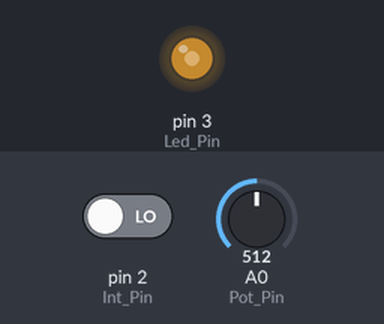
Simulated run of this sketch. Board: Arduino Uno, built with avr-gcc and run on an emulated ATmega328P. On the bench: output pins drawn as LEDs (lit = HIGH). Inputs (shaded band) come from the test bench; at power-on: pin 2 (Int_Pin) LOW, A0 (Pot_Pin) = 512.

Above: at 6.2 s.
6.3 s: pin 2 (Int_Pin) driven HIGH
At 8.01 s:
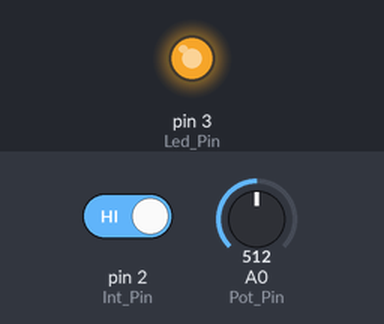
9.3 s: pin 2 (Int_Pin) driven LOW
10.9 s: A0 (Pot_Pin) set to 716
At 12.1 s:
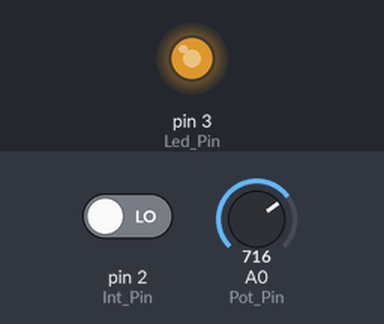
12.4 s: A0 (Pot_Pin) set to 511
At 13.4 s:
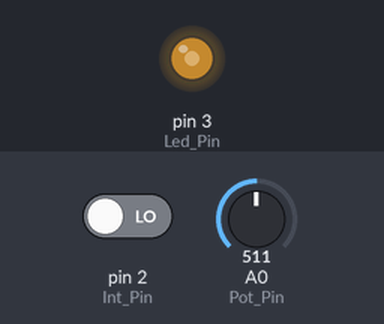
Timing chart, 0 to 14.9 s (numbered marks = the images above; inputs shaded):
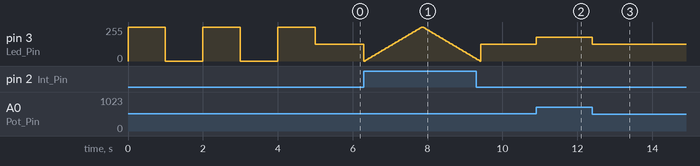

The sketch:

3_03_arduino1.ino
```cpp
// Codigo Ejemplo
int Led_Pin = 3;
int Pot_Pin = A0;
int Int_Pin = 2;
int sensorValue = 0;
int outputValue = 0;
int inputValue = 0;
void setup()
{
pinMode(Led_Pin, OUTPUT);
pinMode(Int_Pin, INPUT);
Test_Led();
}
void loop()
{
inputValue = digitalRead(Int_Pin);
if (inputValue == HIGH)
{
for (int fadeValue = 0 ; fadeValue <= 255; fadeValue += 5) {
analogWrite(Led_Pin, fadeValue);
delay(30);
}
for (int fadeValue = 255 ; fadeValue >= 0; fadeValue -= 5) {
analogWrite(Led_Pin, fadeValue);
delay(30);
}
}
else
{
sensorValue = analogRead(Pot_Pin);
outputValue = map(sensorValue, 0, 1023, 0, 255);
analogWrite(Led_Pin, outputValue);
}
}
void Test_Led()
{
digitalWrite(Led_Pin, HIGH);
delay(1000);
digitalWrite(Led_Pin, LOW);
delay(1000);
digitalWrite(Led_Pin, HIGH);
delay(1000);
digitalWrite(Led_Pin, LOW);
delay(1000);
digitalWrite(Led_Pin, HIGH);
delay(1000);
digitalWrite(Led_Pin, LOW);
}
```

Measured:
- after the input at 10.9 s, pin 3 (Led_Pin): 127/255 → 178/255 at once
- after the input at 12.4 s, pin 3 (Led_Pin): 178/255 → 127/255 at once
